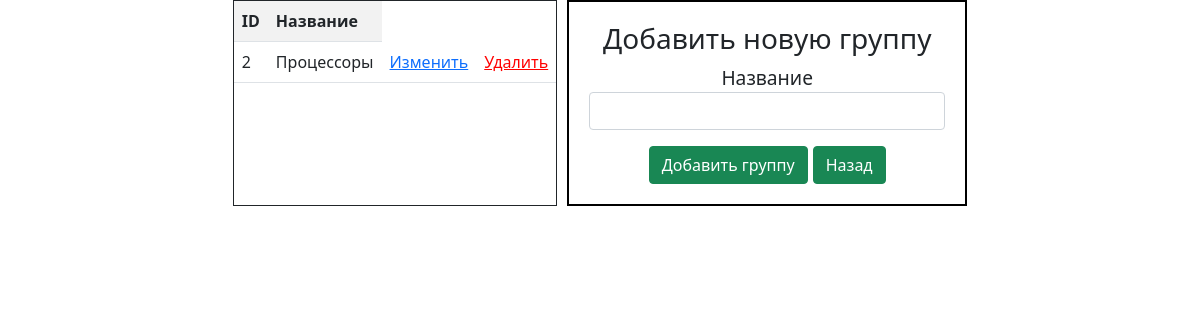
Page /groups.php on the earlier database version.
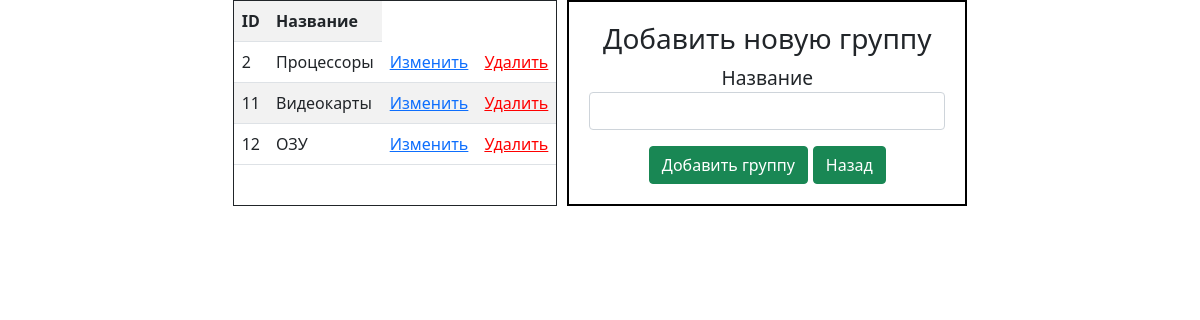
Same page on the later database version.
### tables this page shows
CREATE TABLE `products_groups` (
  `id` int(11) NOT NULL,
  `name` varchar(255) DEFAULT NULL
);

### groups.php (the view, shortened to what this page needs)
<?php
require_once 'config/connect.php';
?>
<!doctype html>
<html lang="en">
<head>
    <link rel="stylesheet" href="style.css">
    <link rel="stylesheet" type="text/css" href="https://cdn.jsdelivr.net/npm/bootstrap@5.1.3/dist/css/bootstrap.min.css">
</head>
<body>
    <div class='wrap'>
        <div class="border border-dark">
            <table class='table table-striped'>
                <tr>
                    <th>ID</th>
                    <th>Название</th>
                </tr>
                <?php
                    $products_groups = mysqli_query($connect, "SELECT * FROM `products_groups`");
                    $products_groups = mysqli_fetch_all($products_groups);
                    foreach ($products_groups as $group) {
                        ?>
                            <tr>
                                <td><?= $group[0] ?></td>
                                <td><?= $group[1] ?></td>
                                <td><a href="update_groups.php?id=<?= $group[0] ?>">Изменить</a></td>
                                <td><a style="color: red;" href="vendor/delete_groups.php?id=<?= $group[0] ?>">Удалить</a></td>
                            </tr>
                        <?php
                    }
                ?>
            </table>
        </div>
        <form action="vendor/create_groups.php" method="post" class='space'>
            <div class='row align-items-start'>
                <big><h3>Добавить новую группу</h3>
                <p>Название
                <input class="form-control" type="text" name="name"></p>
                <button class="btn btn-success" type="submit">Добавить группу</button>
                <button class="btn btn-success" type="button" onclick="location.href='http://crud:8080/index1.php'">Назад</button>
            </div>
        </form>
    </div>
</body>
</html>

Differences in the rows shown:
added products_groups: id "11", name "Видеокарты"
added products_groups: id "12", name "ОЗУ"
